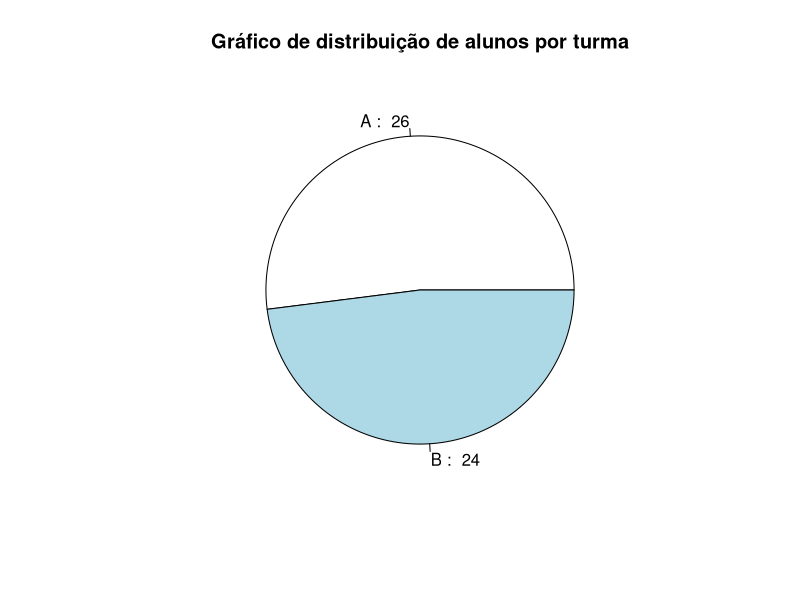
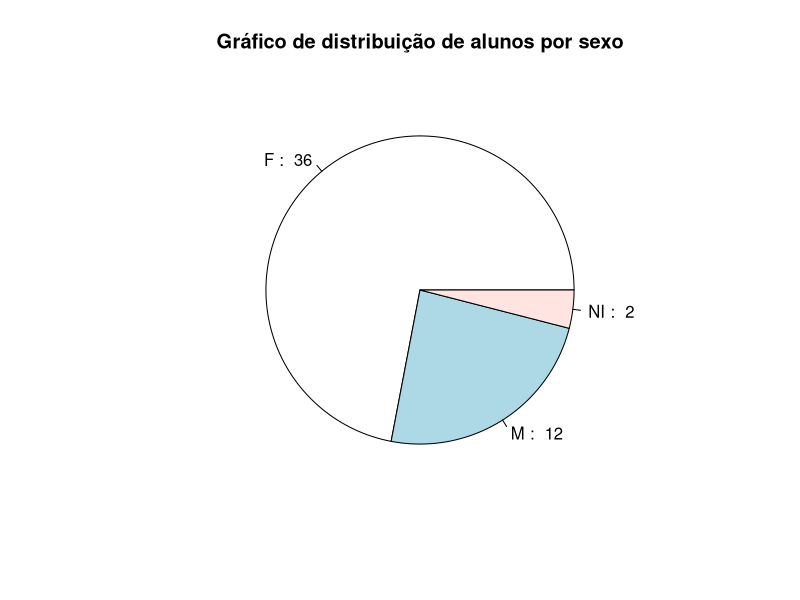
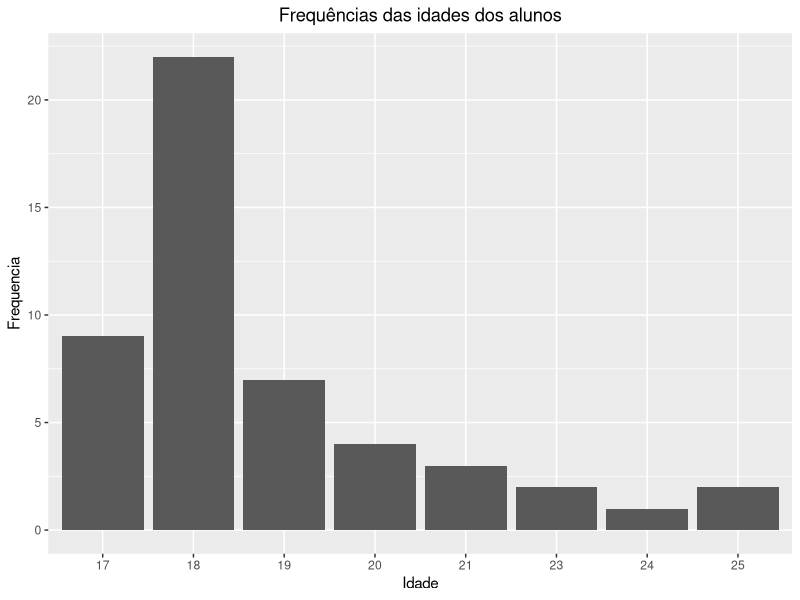
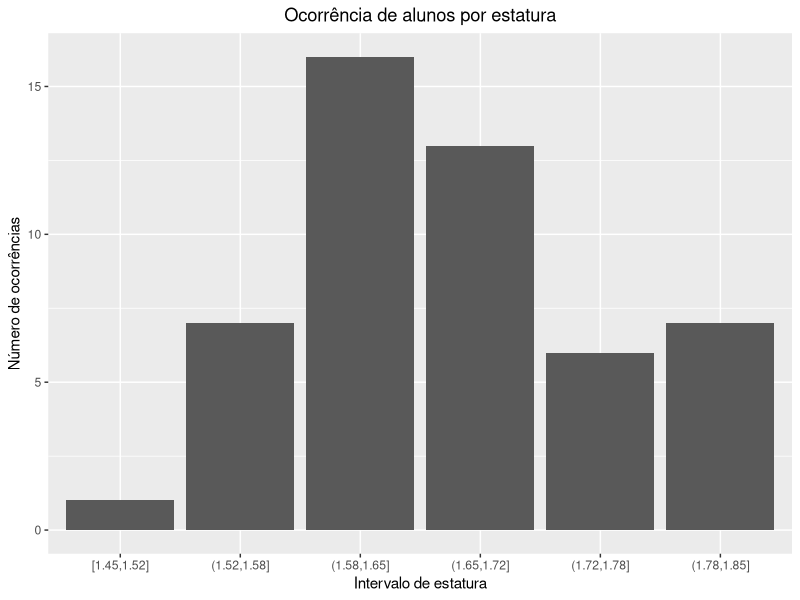
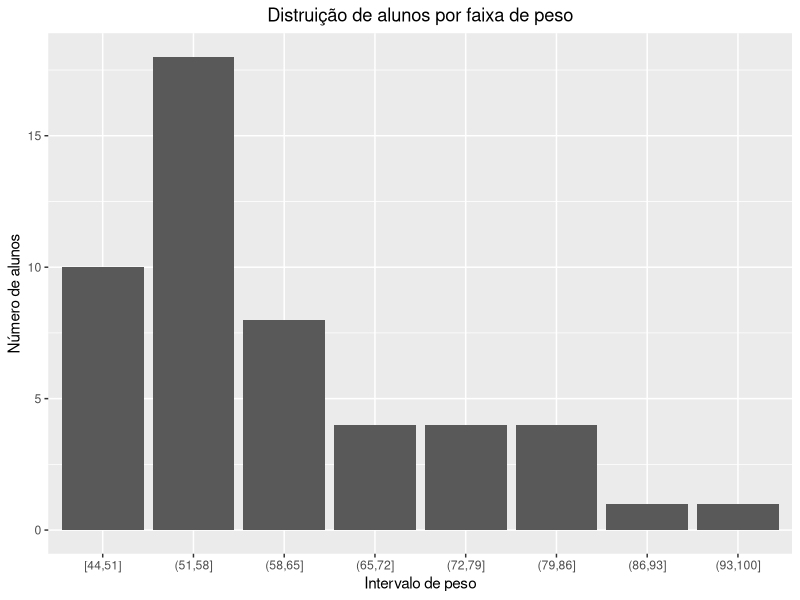
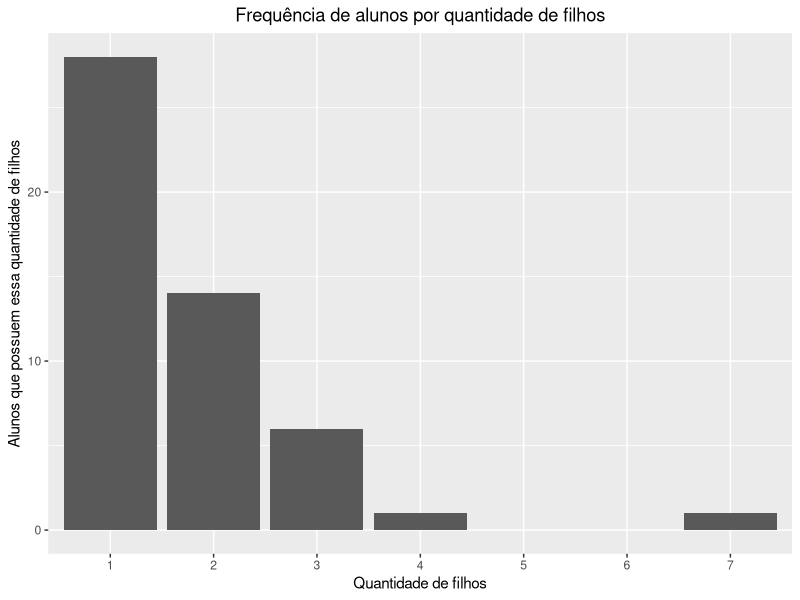
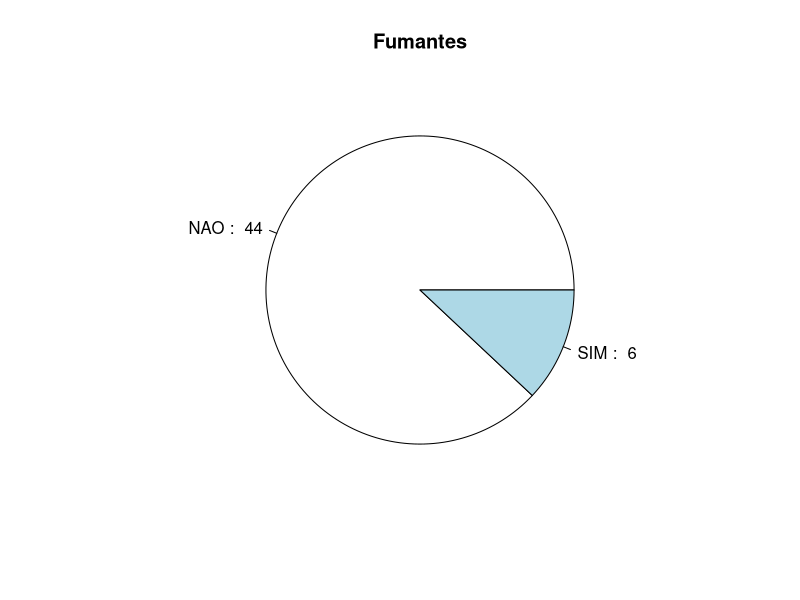

R code for these plots, in order:
#imports
library(ggplot2)


data <- read.csv("dados_estudantes.csv", sep = ';')


#Tabela turmas e gráfico de turmas
contagem_turmas = table(data$Turma)
contagem_turmas_table = data.frame(Turma = names(contagem_turmas), Frequencia = as.numeric(contagem_turmas))
pie(
  contagem_turmas_table$Frequencia,
  labels = paste(
    contagem_turmas_table$Turma, 
    ": ", 
    contagem_turmas_table$Frequencia
  ),
  main = "Gráfico de distribuição de alunos por turma"
)



#Tabela sexo gráfico sexo
contagem_sexo = table(data$Sexo)
contagem_sexo_table = data.frame(
  Sexo = names(contagem_sexo),
  Frenquencia = as.integer(contagem_sexo)
)
pie(
  contagem_sexo_table$Frenquencia,
  labels = paste(
    contagem_sexo_table$Sexo,
    ": ",
    contagem_sexo_table$Frenquencia
  ),
  main = "Gráfico de distribuição de alunos por sexo"
)


#Tabela de idade e gráfico de idade
contagem_idade = table(data$Idade)
contagem_idade_table = data.frame(
  Idade = names (contagem_idade),
  Frequencia = as.integer(contagem_idade)
)
idade_grafico = ggplot(
  contagem_idade_table,
  aes(
    x = Idade, 
    y = Frequencia
  )
)+ 
  geom_bar(stat = "identity") +
  labs(title = "Frequências das idades dos alunos") +
  theme(plot.title = element_text(hjust = 0.5))
print(idade_grafico)


#Tabela de altura e gráfico de altura
altura = data$Alt
n_classes = ceiling(log(length(altura), 2))
amplitude_de_classe = (max(altura) - min (altura))/n_classes
intervalos = seq(min(altura), max(altura), amplitude_de_classe)
classes = cut(altura, breaks = intervalos, include.lowest = TRUE)
tabela_classes = as.data.frame(table(classes))
plot_altura = ggplot(data = tabela_classes, aes(x = classes, y = Freq)) + 
  geom_bar(stat = "identity")+
  labs(title = "Ocorrência de alunos por estatura")+
  xlab("Intervalo de estatura")+
  ylab("Número de ocorrências")+
  theme(plot.title = element_text(hjust = 0.5))
print(plot_altura)


#Tabela de peso e gráfico de peso
peso = data$Peso
n_classes_peso = ceiling(sqrt(length(peso)))
amplitude_de_classe_peso = ceiling((max(peso) - min(peso)) / n_classes_peso)
intervalos_peso = seq(min(peso), max(peso) + amplitude_de_classe_peso, amplitude_de_classe_peso)
classes_peso = cut(peso, breaks = intervalos_peso, include.lowest = TRUE)
tabela_classes_peso = table(classes_peso)
classes_peso_data_frame = as.data.frame(tabela_classes_peso)
ggplot(classes_peso_data_frame, aes(classes_peso, Freq)) +
  geom_bar(stat = "identity")+
  labs(title = "Distruição de alunos por faixa de peso")+
  xlab("Intervalo de peso")+
  ylab("Número de alunos")+
  theme(plot.title = element_text(hjust = 0.5))


#Tabela de numero de filhos e gráfico de número de filhos
filhos = data$Filhos
filhos_factor_levels = min(filhos): max(filhos)
filhos_factor = factor(data$Filhos, levels = filhos_factor_levels)
filhos_table = table(filhos_factor)
filhos_data_frame = data.frame(
  "NumeroDeFilhos" = names(filhos_table),
  "Frequencia" = as.vector(filhos_table))

ggplot(
  filhos_data_frame,
  aes(
    x= filhos_data_frame$NumeroDeFilhos,
    y= filhos_data_frame$Frequencia
  )
)+
  geom_bar(stat = "identity")+
  labs(title = "Frequência de alunos por quantidade de filhos")+
  xlab("Quantidade de filhos")+
  ylab("Alunos que possuem essa quantidade de filhos")+
  theme(plot.title = element_text(hjust = 0.5))



#Tabela fumantes e gráfico fumantes
fumantes_table = table(data$Fuma)
fumantes_data_frame = data.frame(
  "Fuma" = names(fumantes_table),
  "Porcentagem" = as.vector(fumantes_table))

pie(
  fumantes_table,
  labels = paste(names(fumantes_table), ": ", fumantes_table),
  main = "Fumantes")
